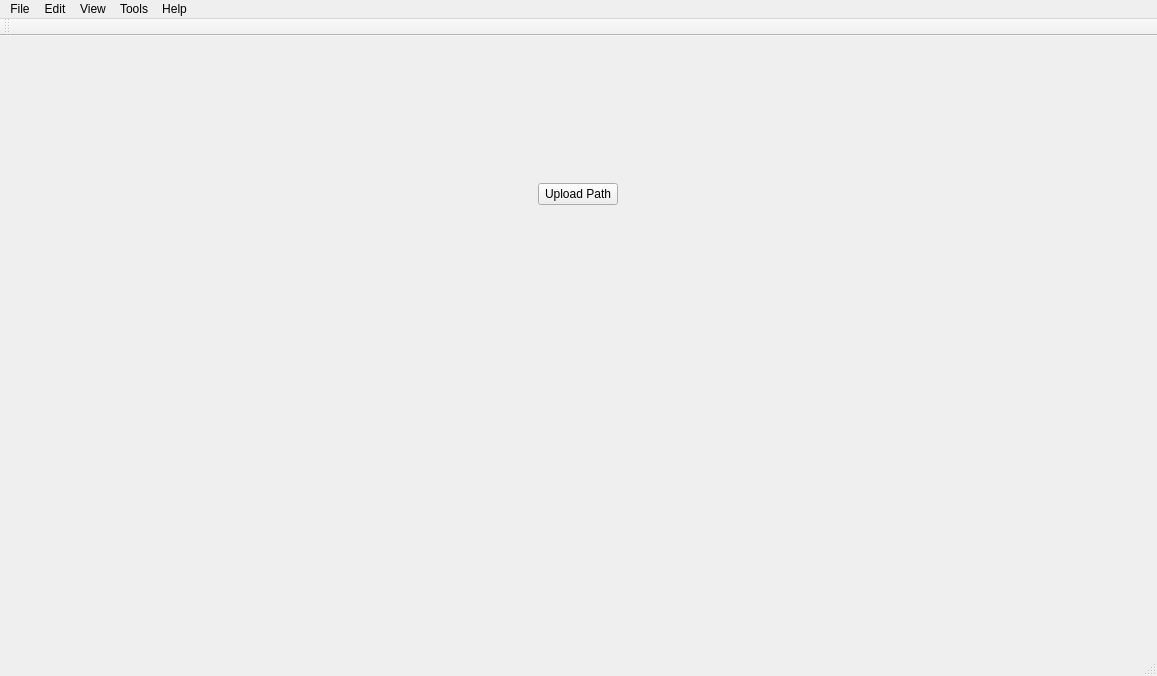
<?xml version="1.0" encoding="UTF-8"?>
<ui version="4.0">
 <class>MainWindow</class>
 <widget class="QMainWindow" name="MainWindow">
  <property name="geometry">
   <rect>
    <x>0</x>
    <y>0</y>
    <width>1157</width>
    <height>676</height>
   </rect>
  </property>
  <property name="windowTitle">
   <string>MainWindow</string>
  </property>
  <widget class="QWidget" name="centralWidget">
   <layout class="QGridLayout" name="gridLayout_3">
    <item row="0" column="0">
     <layout class="QGridLayout" name="gridLayout_1">
      <item row="1" column="0">
       <layout class="QGridLayout" name="gridLayout_2">
        <property name="sizeConstraint">
         <enum>QLayout::SetNoConstraint</enum>
        </property>
        <item row="0" column="1">
         <widget class="QCustomPlot" name="customplot_2" native="true">
          <property name="sizePolicy">
           <sizepolicy hsizetype="Preferred" vsizetype="Preferred">
            <horstretch>0</horstretch>
            <verstretch>0</verstretch>
           </sizepolicy>
          </property>
         </widget>
        </item>
        <item row="0" column="2">
         <widget class="ImageWidget" name="imagewidget" native="true"/>
        </item>
        <item row="0" column="0">
         <widget class="QCustomPlot" name="customplot_1" native="true">
          <property name="sizePolicy">
           <sizepolicy hsizetype="Preferred" vsizetype="Preferred">
            <horstretch>0</horstretch>
            <verstretch>0</verstretch>
           </sizepolicy>
          </property>
         </widget>
        </item>
       </layout>
      </item>
      <item row="0" column="0">
       <widget class="QWidget" name="widget_2" native="true">
        <property name="sizePolicy">
         <sizepolicy hsizetype="Preferred" vsizetype="Preferred">
          <horstretch>0</horstretch>
          <verstretch>0</verstretch>
         </sizepolicy>
        </property>
        <layout class="QGridLayout" name="gridLayout">
         <item row="0" column="0">
          <widget class="QPushButton" name="pushButton">
           <property name="sizePolicy">
            <sizepolicy hsizetype="Fixed" vsizetype="Fixed">
             <horstretch>0</horstretch>
             <verstretch>0</verstretch>
            </sizepolicy>
           </property>
           <property name="text">
            <string>Upload Path</string>
           </property>
          </widget>
         </item>
        </layout>
       </widget>
      </item>
     </layout>
    </item>
   </layout>
  </widget>
  <widget class="QMenuBar" name="menuBar">
   <property name="geometry">
    <rect>
     <x>0</x>
     <y>0</y>
     <width>1157</width>
     <height>22</height>
    </rect>
   </property>
   <widget class="QMenu" name="menuFile">
    <property name="title">
     <string>File</string>
    </property>
    <addaction name="actionOpen"/>
   </widget>
   <widget class="QMenu" name="menuEdit">
    <property name="title">
     <string>Edit</string>
    </property>
   </widget>
   <widget class="QMenu" name="menuView">
    <property name="title">
     <string>View</string>
    </property>
   </widget>
   <widget class="QMenu" name="menuTools">
    <property name="title">
     <string>Tools</string>
    </property>
   </widget>
   <widget class="QMenu" name="menuHelp">
    <property name="title">
     <string>Help</string>
    </property>
   </widget>
   <addaction name="menuFile"/>
   <addaction name="menuEdit"/>
   <addaction name="menuView"/>
   <addaction name="menuTools"/>
   <addaction name="menuHelp"/>
  </widget>
  <widget class="QToolBar" name="mainToolBar">
   <attribute name="toolBarArea">
    <enum>TopToolBarArea</enum>
   </attribute>
   <attribute name="toolBarBreak">
    <bool>false</bool>
   </attribute>
  </widget>
  <widget class="QStatusBar" name="statusBar"/>
  <action name="actionOpen">
   <property name="text">
    <string>Open</string>
   </property>
  </action>
 </widget>
 <layoutdefault spacing="6" margin="11"/>
 <customwidgets>
  <customwidget>
   <class>QCustomPlot</class>
   <extends>QWidget</extends>
   <header>qcustomplot.h</header>
   <container>1</container>
  </customwidget>
  <customwidget>
   <class>ImageWidget</class>
   <extends>QWidget</extends>
   <header location="global">ImageWidget.h</header>
   <container>1</container>
  </customwidget>
 </customwidgets>
 <resources/>
 <connections/>
</ui>
